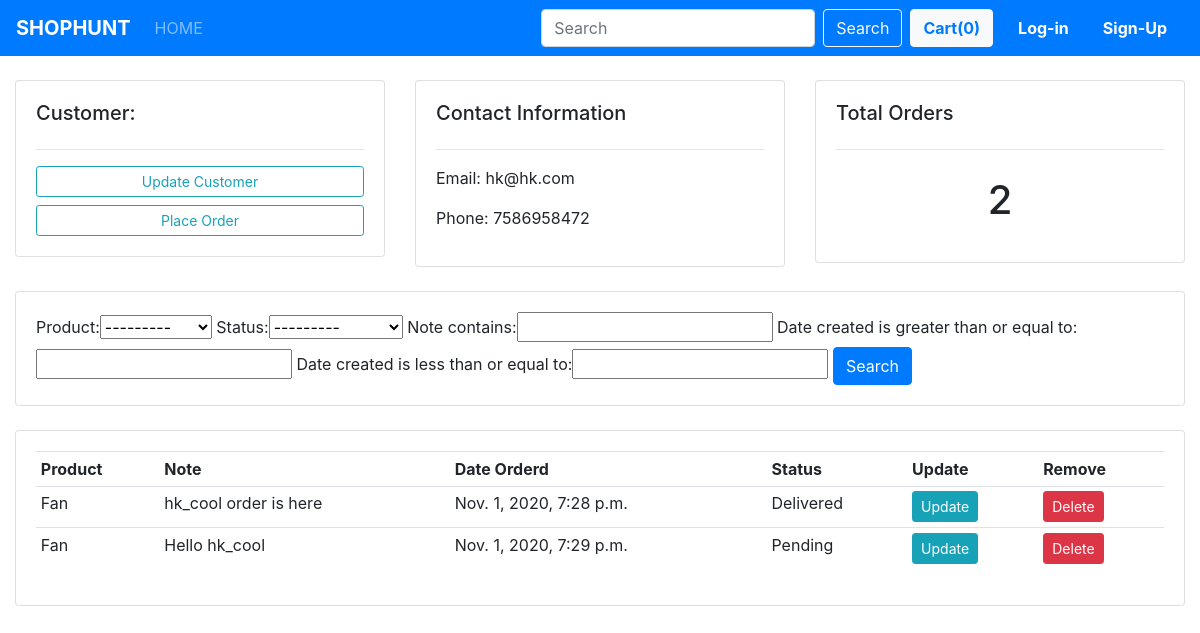
Screenshot of /accounts/customer/2 with the database file from the repository.
### accounts/models.py (models this page shows, shortened)
class Customer(models.Model):
    user = models.OneToOneField(User, null=True, blank=True, on_delete=models.CASCADE)
    name = models.CharField(max_length=200, null=True)
    phone = models.CharField(max_length=200, null=True)
    email = models.CharField(max_length=200, null=True)
    profile_pic = models.ImageField(default="default_profile.png", null=True, blank=True)
    date_created = models.DateTimeField(auto_now_add=True, null=True)

class Order(models.Model):
    STATUS = (
        ('Pending', 'Pending'),
        ('Out of delivery', 'Out of delivery'),
        ('Delivered', 'Delivered'),
        )
    customer = models.ForeignKey(Customer, null=True, on_delete=models.SET_NULL)
    product = models.ForeignKey(Product, null=True, on_delete=models.SET_NULL)
    date_created = models.DateTimeField(auto_now_add=True, null=True)
    status = models.CharField(max_length=200, null=True, choices=STATUS)
    note = models.CharField(max_length=200, null=True)

class Product(models.Model):
    CATEGORY = (
        ('Indoor', 'Indoor'),
        ('Outdoor', 'Outdoor'),
        )
    name = models.CharField(max_length=200, null=True)
    price = models.FloatField(null=True)
    category = models.CharField(max_length=200, null=True, choices=CATEGORY)
    description = models.CharField(max_length=200, blank=True)
    date_created = models.DateTimeField(auto_now_add=True, null=True)
    tags = models.ManyToManyField(Tag)
    def __str__(self):
        return str(self.name)

### accounts/views.py (the view)
# urls.py: path("customer/<str:pk_test>", views.customer, name="customer"),
def customer(request, pk_test):
    customer = Customer.objects.get(id=pk_test)
    orders = customer.order_set.all()
    order_count = orders.count()
    myFilter = OrderFilter(request.GET, queryset=orders)
    orders = myFilter.qs
    context={'customer': customer, 'orders':orders,
    'order_count':order_count, 'myFilter':myFilter}
    return render(request, 'accounts/customer.html', context)

### accounts/templates/accounts/customer.html (shortened to what this page needs)
{% extends 'accounts/basic.html' %}
{% block body %}
<div class="container-fluid">
	<br>
<div class="row">
	<div class="col-md">
		<div class="card card-body">
			<h5>Customer:</h5>
			<hr>
			<a class="btn btn-outline-info  btn-sm btn-block" href="">Update Customer</a>
			<a class="btn btn-outline-info  btn-sm btn-block" href="/create_order/2/">Place Order</a>
		</div>
	</div>
	<div class="col-md">
		<div class="card card-body">
			<h5>Contact Information</h5>
			<hr>
			<p>Email: {{customer.email}}</p>
			<p>Phone: {{customer.phone}}</p>
		</div>
	</div>
	<div class="col-md">
		<div class="card card-body">
			<h5>Total Orders</h5>
			<hr>
			<h1 style="text-align: center;padding: 10px">{{order_count}}</h1>
		</div>
	</div>
</div>
<br>
<div class="row">
	<div class="col">
		<div class="card card-body">
			<form method="get">
				{{myFilter.form}}
		    <button class="btn btn-primary" type="submit">Search</button>
		  </form>
		</div>
	</div>
</div>
<br>
<div class="row">
	<div class="col-md">
		<div class="card card-body">
			<table class="table table-sm">
				<tbody>
                    <tr>
                        <th>Product</th>
                        <th>Note</th>
                        <th>Date Orderd</th>
                        <th>Status</th>
                        <th>Update</th>
                        <th>Remove</th>
                    </tr>
                    {% for order in orders %}
                        <tr>
                            <td>{{order.product}}</td>
                            <td>{{order.note}}</td>
                            <td>{{order.date_created}}</td>
                            <td>{{order.status}}</td>
							<td><a class="btn btn-sm btn-info" href="{% url 'update_order' order.id %}">Update</a></td>
                            <td><a class="btn btn-sm btn-danger" href="{% url 'delete_order' order.id %}">Delete</a></td>
                        </tr>
                    {% endfor %}
			    </tbody>
            </table>
		</div>
	</div>
</div>
    </div>
{% endblock body %}

### rows the page displays
Customer: email "hk@hk.com", phone "7586958472"
Order: product "Fan", note "hk_cool order is here", date_created "Nov. 1, 2020, 7:28 p.m.", status "Delivered"
Order: product "Fan", note "Hello hk_cool", date_created "Nov. 1, 2020, 7:29 p.m.", status "Pending"

### other values shown
{{ order_count }} "2"
